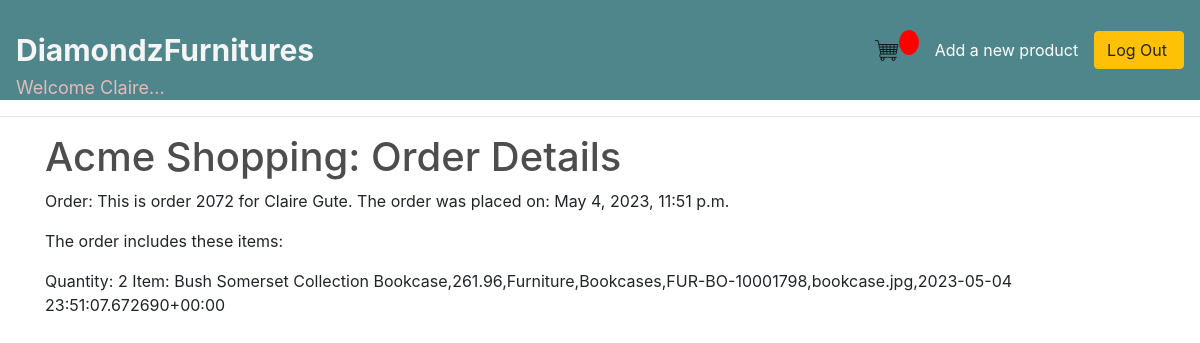
/order/2072/, run on the app's committed database.
### shop/models.py (models this page shows, shortened)
class Order(models.Model):
    customer = models.ForeignKey('shop.Customer', on_delete=models.SET_NULL, null=True )
    complete = models.BooleanField(default=False)
    created_date = models.DateTimeField(auto_now_add=True)

class LineItem(models.Model):
    quantity = models.IntegerField(default=0, null=True, blank=True)
    product = models.ForeignKey('shop.Product', on_delete=models.SET_NULL, null=True)
    cart = models.ForeignKey('shop.Cart', on_delete=models.SET_NULL, null=True)
    order = models.ForeignKey('shop.Order', on_delete=models.SET_NULL, null=True)
    created_date = models.DateTimeField(auto_now_add=True)

class Product(models.Model):
    name = models.CharField(max_length=200, db_index=True)
    price = models.DecimalField(null=True, max_digits=7, decimal_places=2)
    category = models.CharField(null=True, max_length=200, db_index=True)
    sub_category = models.CharField(null=True,max_length=200, db_index=True)
    product_number = models.CharField(null=True, max_length=200, db_index=True)
    image = models.ImageField(null=True, blank=True)
    quantity =  models.IntegerField(default=0, null=True, blank=True)
    profit = models.DecimalField(null=True, max_digits=7, decimal_places=2)
    created_date = models.DateTimeField(auto_now_add=True)
    def __str__(self):
        return f'{self.name},{self.price},{self.category},{self.sub_category},{self.product_number},{self.image},{self.created_date}'

### shop/views/orders.py (the view)
# urls.py: path('order/<int:id>/', views.orders.order_detail, name= 'order_detail'),
def order_detail(request, id):
    try:
        order = get_object_or_404(Order, id=id)
        customer = order.customer
        user = get_object_or_404(User, id=customer.pk)
        line_items = LineItem.objects.filter(order_id=order.id)
        return render(request, 'shop/order_detail.html', {'order' : order, 'user': user, 'line_items': line_items})
    except:
        return redirect(request, 'shop/404.html')

### shop/templates/shop/order_detail.html
{% extends 'shop/base.html' %}
{% block content %}
    <h1>Acme Shopping: Order Details</h1>
    <p>Order:
      This is order {{ order.id }} for
      {{user.first_name}} {{user.last_name}}. The order was placed on: {{ order.created_date }}
   </p>
  <p>The order includes these items:</p>
  {% for line_item in line_items %}
  <p>
   Quantity: {{ line_item.quantity}}  Item: {{ line_item.product }}
  </p>
  {% endfor %}
    {% endblock %}

### shop/templates/shop/base.html (shortened to what this page needs)
{% load static %}
<html>
    <head>
        <link rel="stylesheet" type="text/css" href="{% static 'main.css' %}">
        <link rel="stylesheet" href="https://stackpath.bootstrapcdn.com/bootstrap/4.4.1/css/bootstrap.min.css">
    </head>
    <body>
        <nav class="navbar navbar-expand-lg navbar-dark navcolor">
            <a style="text-decoration:none;" class=" brand" href="{% url 'shop:product_list' %}">DiamondzFurnitures</a>
            <div class="collapse navbar-collapse lin" id="navbarSupportedContent">
              <ul class="navbar-nav mr-auto">
                <li class="nav-item active">
                  <a class="nav-link" href="#"> <span class="sr-only">(current)</span></a>
                </li>
            </ul>
            <div class="form-inline my-2 my-lg-0">
              {% if user.is_staff %}
                <a class="pr-1 lin" href = "{% url 'shop:dashboard' %}">Dashboard |</a>
                <a  href="{% url 'shop:cartlist' %}">
                    <img id="cart-icon" src="{% static 'images/shop.png' %}">
               </a>
               <p  id="cart-total"> {{cartItems}} </p>
               <a class="pl-3 pr-3 lin" href = "{% url 'shop:customer_list' %}">Customers |</a>
              <a class="pr-3 lin" href = "{% url 'shop:order_list' %}"> Orders |</a>
              {% else %}
               <a  href="{% url 'shop:cartlist' %}">
                    <img  id="cart-icon" src="{% static 'images/shop.png' %}">
               </a>
               <p  id="cart-total"> {{cartItems}}</p> <p class="pr-3"></p>
                {% endif %}
                {% if user.is_authenticated %}
                <a class="pr-3 lin" href="{% url 'shop:product_new' %}">Add a new product</a>
               <a  href = "{% url 'shop:logout' %}" class="btn btn-warning pr-3">Log Out</a>
              {% else %}
              <a href = "{% url 'shop:login' %}" class="btn btn-warning pr-3">Log In</a>
              {% endif %}
           </div>
         </div>
         <div id="greeting">
   <p>Welcome {{user.first_name}}...</p>
   </div >
    </nav>
        <hr>
        <div class="container" >
            {%block content%}
            {%endblock%}
        </div>
    </body>
</html>

### shop/static/main.css (style rules this page uses)
body { background-color: hsl(0, 0%, 98%); }
h1,h2,h3,h4,h5,h6 { color:hsl(0, 0%, 30%); }
.navcolor { background-color: #4f868c!important; height:100px; }
#cart-icon { width:25px; display: inline-block; margin-left: 15px; }
#cart-total { display: block; text-align: center; color:#fff; background-color: red; width: 20px; height: 25px; border-radius: 50%; font-size: 14px; }
.btn { border-radius: 0; }
#greeting { display: block; position: absolute; margin-top:100px; color:rgb(228, 187, 187); font-size: large; padding-bottom: 10px; }
.brand { font-weight: bold; font-size: 30px; color:whitesmoke; }
.lin { color:white; text-decoration: none; }

### data on the page
Order: id "2072", created_date "May 4, 2023, 11:51 p.m."
LineItem: quantity "2", product "Bush Somerset Collection Bookcase,261.96,Furniture,Bookcases,FUR-BO-10001798,bookcase.jpg,2023-05-04 23:51:07.672690+00:00"

### other printed values
{{ user.first_name }} "Claire"
{{ user.last_name }} "Gute"
